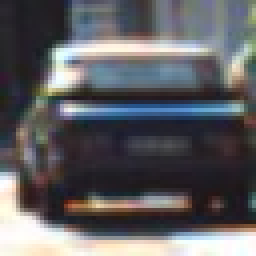
#> input picture lesson_20_object_detection/22_combine_and_normalize_features/vehicles_smallset/cars1/1.jpeg, 64 x 64 px (shown 4 times larger)
$ python norm_shuffle.py
#> lines starting #> are read from the running program, lines starting #| are printed output that depends on the picture
import numpy as np
import cv2
import matplotlib.pyplot as plt
import matplotlib.image as mpimg
from sklearn.preprocessing import StandardScaler
import glob
from skimage.feature import hog


# Define a function to compute binned color features
def bin_spatial(img, size=(32, 32)):
    # Use cv2.resize().ravel() to create the feature vector
    features = cv2.resize(img, size).ravel()
    # Return the feature vector
    return features


# Define a function to compute color histogram features
def color_hist(img, nbins=32, bins_range=(0, 256)):
    # Compute the histogram of the color channels separately
    channel1_hist = np.histogram(img[:, :, 0], bins=nbins, range=bins_range)
    channel2_hist = np.histogram(img[:, :, 1], bins=nbins, range=bins_range)
    channel3_hist = np.histogram(img[:, :, 2], bins=nbins, range=bins_range)
    # Concatenate the histograms into a single feature vector
    hist_features = np.concatenate((channel1_hist[0], channel2_hist[0], channel3_hist[0]))
    # Return the individual histograms, bin_centers and feature vector
    return hist_features

# Define a function to extract features from a list of images
# Have this function call bin_spatial() and color_hist()
def extract_features(imgs, cspace='RGB', spatial_size=(32, 32),
                     hist_bins=32, hist_range=(0, 256)):
    # Create a list to append feature vectors to
    features = []
    # Iterate through the list of images
    for img in imgs:
        # Read in each one by one
        image = mpimg.imread(img)
        # apply color conversion if other than 'RGB'
        if cspace == 'HSV':
            imgage_copy = cv2.cvtColor(image, cv2.COLOR_RGB2HSV)
        elif cspace == 'LUV':
            image_copy = cv2.cvtColor(image, cv2.COLOR_RGB2LUV)
        elif cspace == 'HLS':
            image_copy = cv2.cvtColor(image, cv2.COLOR_RGB2HLS)
        elif cspace == 'LAB':
            image_copy = cv2.cvtColor(image, cv2.COLOR_RGB2LAB)
        else:
            image_copy = np.copy(image)

        # Apply bin_spatial() to get spatial color features
        spatial_features = bin_spatial(image_copy, size=spatial_size)
        # Apply color_hist() to get color histogram features
        hist_features = color_hist(image_copy, nbins=hist_bins, bins_range=hist_range)
        # Append the new feature vector to the features list
        features.append(np.concatenate((spatial_features, hist_features)))

        # Return list of feature vectors
    return features


images = glob.glob('./**/*.jpeg', recursive=True)
cars = []
notcars = []
for image in images:
    if 'image' in image or 'extra' in image:
        notcars.append(image)
    else:
        cars.append(image)

car_features = extract_features(cars, cspace='RGB', spatial_size=(32, 32),
                                hist_bins=32, hist_range=(0, 256))
#> in extract_features, image is the input picture: shape (64, 64, 3); mean R, G, B 95.7, 95.4, 98.8
#> in bin_spatial, `features = cv2.resize(img, size).ravel()`: features = 3072 values, max 255 at index 602, min 22 at index 1470, mean 96.75
#> in extract_features, `spatial_features = bin_spatial(image_copy, size=spatial_size)`: spatial_features has the same summary as features in bin_spatial
#> in color_hist, `hist_features = np.concatenate((channel1_hist[0], channel2_hist[0], ch..`: hist_features = 96 values, max 754 at index 4, min 0 at index 0, mean 128
#> car_features = 3 items
notcar_features = extract_features(notcars, cspace='RGB', spatial_size=(32, 32),
                                   hist_bins=32, hist_range=(0, 256))
#> call 2 of extract_features, with cspace = 'RGB', spatial_size = (32, 32), hist_bins = 32, hist_range = (0, 256)
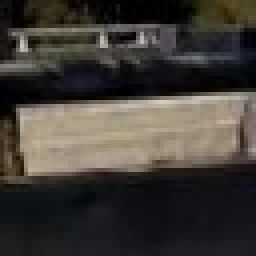
#> input picture lesson_20_object_detection/22_combine_and_normalize_features/non-vehicles_smallset/notcars3/extra13_86.jpeg, 64 x 64 px (shown 4 times larger)
#> in extract_features, image is the input picture: shape (64, 64, 3); mean R, G, B 64.9, 60.4, 55.3
#> in extract_features (call 2), `spatial_features = bin_spatial(image_copy, size=spatial_size)`: spatial_features = 3072 values, max 194 at index 1224, min 0 at index 50, mean 60.34
#> in extract_features (call 2), `hist_features = color_hist(image_copy, nbins=hist_bins, bins_range=his..`: hist_features = 96 values, max 819 at index 34, min 0 at index 27, mean 128
#> notcar_features = 1 item

if len(car_features) > 0:
    # Create an array stack of feature vectors
    X = np.vstack((car_features, notcar_features)).astype(np.float64)
    # Fit a per-column scaler
    X_scaler = StandardScaler().fit(X)
    # Apply the scaler to X
    scaled_X = X_scaler.transform(X)
    car_ind = np.random.randint(0, len(cars))
#> car_ind = 0
    # Plot an example of raw and scaled features
    fig = plt.figure(figsize=(12, 4))
    plt.subplot(131)
    plt.imshow(mpimg.imread(cars[car_ind]))
    plt.title('Original Image')
    plt.subplot(132)
    plt.plot(X[car_ind])
    plt.title('Raw Features')
    plt.subplot(133)
    plt.plot(scaled_X[car_ind])
    plt.title('Normalized Features')
    fig.tight_layout()
    plt.show()
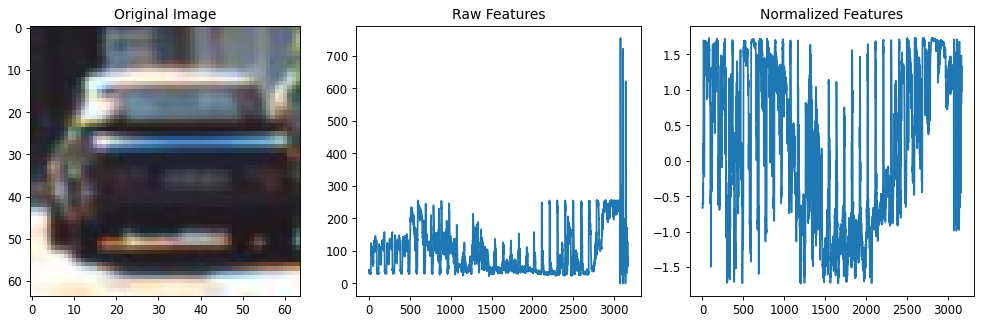
#> figure drawn by matplotlib, 3 panels; panel 2: curve peaks at x = 3076, y = 754; panel 3: curve peaks at x = 2809, y = 1.73
else:
    print('Your function only returns empty feature vectors...')
